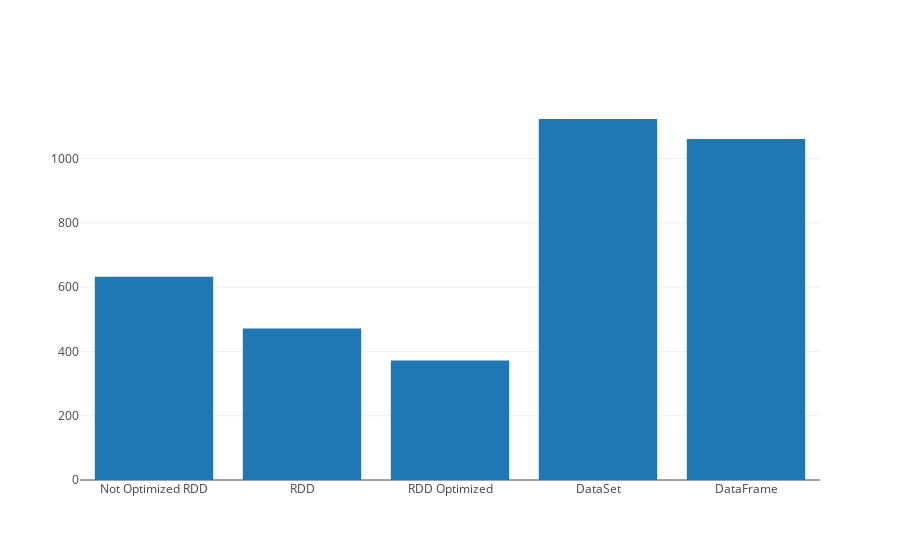

Write notebook code for a chart like this one.
### Markdown cell above
# 4. Visualización de rendimiento

### Code cell
val (x, y) = Seq(
    "Not Optimized RDD" -> runWithOutput(query_RDD_Not_Optimized.collect()),
    "RDD" -> runWithOutput(query_RDD.collect()),
    "RDD Optimized" -> runWithOutput(query_RDD_Optimized.collect()),
    "DataSet" -> runWithOutput(query_DS.collect),
    "DataFrame" -> runWithOutput(query_DF.collect)
).unzip

Bar(x, y).plot()

### Figure 1 — Plotly figure (JSON) as saved in the notebook; plotly's stock layout.template omitted (floating-point values rounded to 4 significant figures)
{"data": [{"type": "bar", "x": ["Not Optimized RDD", "RDD", "RDD Optimized", "DataSet", "DataFrame"], "y": [632, 471, 372, 1123, 1061]}], "layout": {}}
